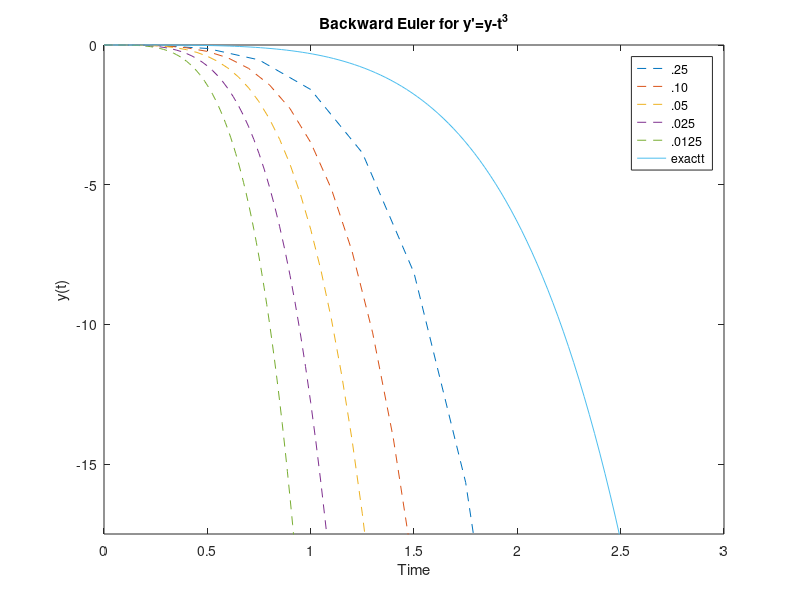

Recreate this plot in MATLAB.
% CME 102 - Stanford
% Winter 2016
% PSET 3
%
% Ron Guglielmone

close all
clear

% Vector with h-values:
h = [0.25 0.10 0.05 0.025 0.0125];
% Initial Conditions:
t0 = 0; tf = 2.5; y0 = 0;

% Cycle through h:
for i = 1 : length(h)
    z = h(i);
    n = 1;
    y(1) = y0;
    t(1) = t0;
    
    % Backwards Euler:
    while t(n) < tf
        t(n+1) = t(n) + z;
        y(n+1) = (y(n) + z*((t(n+1))^3) + ...
            (3*(t(n+1))^2) + (6*t(n+1)) + 6 - ...
            (6*exp(t(n+1))));
        n = n + 1;
        
    end
    plot(t,y, '--')
    hold on
end

% Exact Solution:
time = linspace(0,2.5,100);
why = (time.^3) + (3.*time.^2) + (6.*time) + 6 - (6.*exp(time));
plot(time,why,'-')
legend('.25', '.10', '.05', '.025', '.0125', 'exactt')
title('Backward Euler for y''=y-t^3')
xlabel('Time')
ylabel('y(t)')
axis([0 3 -17.5 0]);
